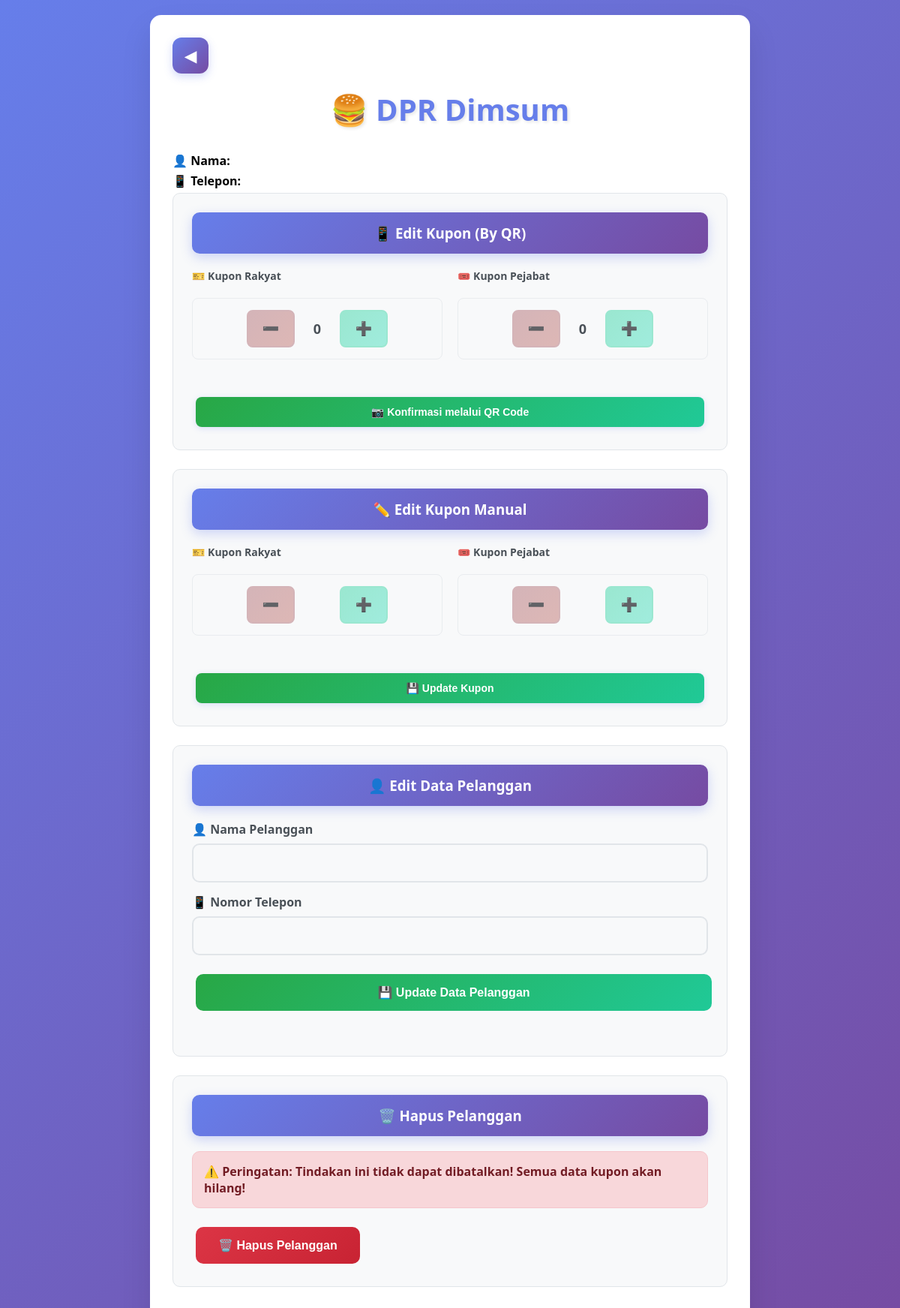
The page /edit_customer/15 on the database as committed earlier.
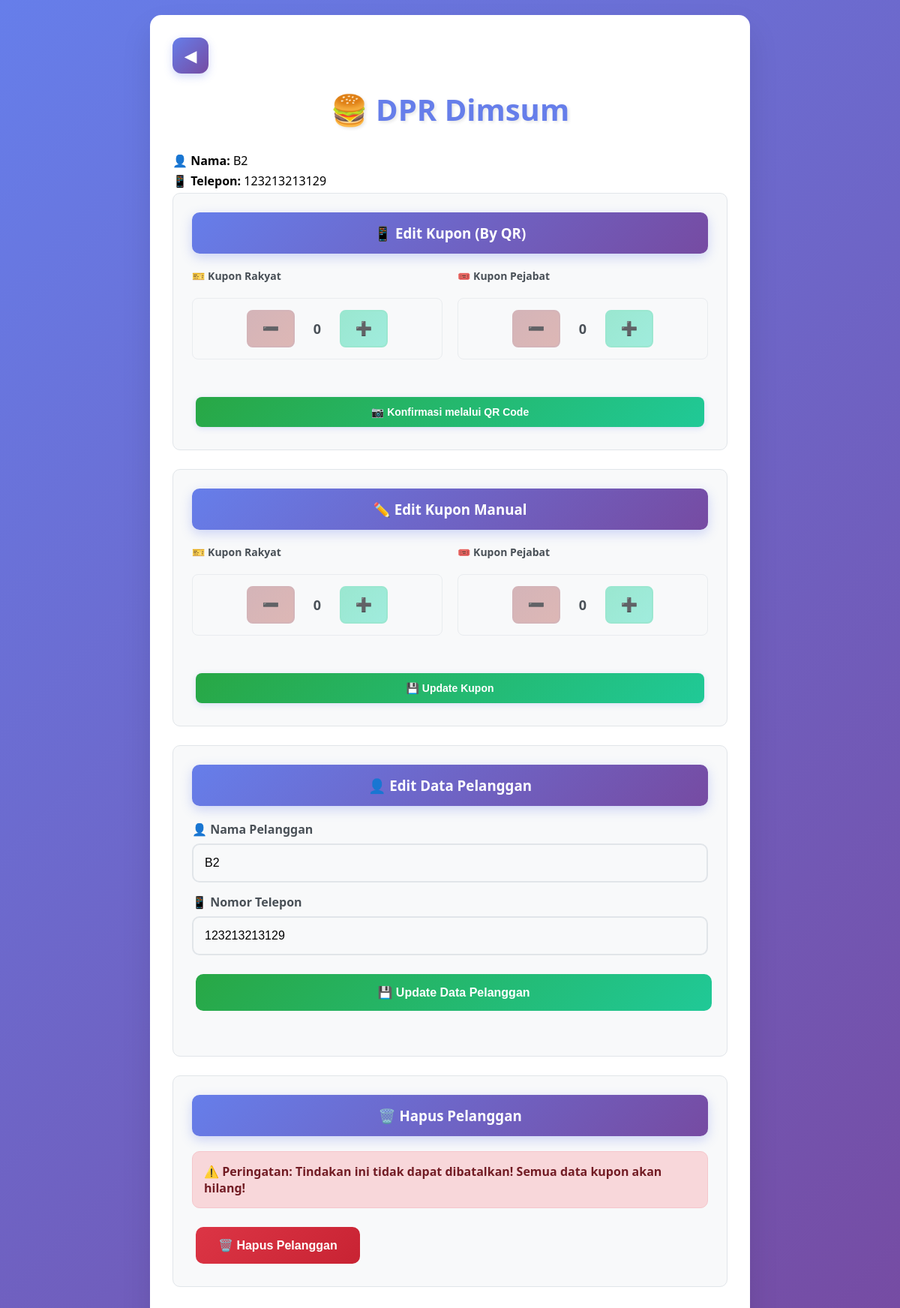
The same page on the database as committed later.
### tables this page shows
CREATE TABLE customers(
        id INTEGER PRIMARY KEY AUTOINCREMENT,
        name TEXT,
        phone TEXT,
        rakyat INTEGER DEFAULT 0,
        pejabat INTEGER DEFAULT 0
    );

### app.py (the view)
@app.route("/edit_customer/<int:id>")
def edit_customer(id):
    db = get_db()
    customer = db.execute("SELECT * FROM customers WHERE id=?", (id,)).fetchone()
    return render_template("edit_customer.html", customer=customer)

### app.py (called while the page is built)
def get_db():
    conn = sqlite3.connect("database.db")
    conn.row_factory = sqlite3.Row
    return conn

### templates/edit_customer.html (shortened to what this page needs)
<!DOCTYPE html>
<html lang="id">
<head>
    <link rel="stylesheet" href="/static/style.css">
</head>
<body>
    <div class="container">
        <div class="back-button-container">
            <a href="javascript:history.back()" class="back-button">
                ◀
            </a>
        </div>
        <h1>🍔 DPR Dimsum</h1>
        <div class="customer-info">
            <p><strong>👤 Nama:</strong> {{customer.name}}</p>
            <p><strong>📱 Telepon:</strong> {{customer.phone}}</p>
        </div>
        <div class="form-section">
            <h3>📱 Edit Kupon (By QR)</h3>
            <form method="post" action="/generate_qr/{{customer.id}}" class="single-row-form">
                <div class="coupon-row">
                    <div class="coupon-item">
                        <label>🎫 Kupon Rakyat</label>
                        <div class="coupon-display">
                            <button type="button" onclick="minusQR('rakyat_qr')">➖</button>
                            <b id="display_rakyat_qr">0</b>
                            <button type="button" onclick="plusQR('rakyat_qr')">➕</button>
                        </div>
                    </div>
                    <div class="coupon-item">
                        <label>🎟️ Kupon Pejabat</label>
                        <div class="coupon-display">
                            <button type="button" onclick="minusQR('pejabat_qr')">➖</button>
                            <b id="display_pejabat_qr">0</b>
                            <button type="button" onclick="plusQR('pejabat_qr')">➕</button>
                        </div>
                    </div>
                    <button type="submit" class="qr-submit-btn">📷 Konfirmasi melalui QR Code</button>
                </div>
            </form>
        </div>
        <div class="form-section">
            <h3>✏️ Edit Kupon Manual</h3>
            <form action="/update_coupon" method="post" class="single-row-form">
                <div class="coupon-row">
                    <div class="coupon-item">
                        <label>🎫 Kupon Rakyat</label>
                        <div class="coupon-display">
                            <button type="button" onclick="minusEdit('rakyat')">➖</button>
                            <b id="display_rakyat">{{customer.rakyat}}</b>
                            <button type="button" onclick="plusEdit('rakyat')">➕</button>
                        </div>
                    </div>
                    <div class="coupon-item">
                        <label>🎟️ Kupon Pejabat</label>
                        <div class="coupon-display">
                            <button type="button" onclick="minusEdit('pejabat')">➖</button>
                            <b id="display_pejabat">{{customer.pejabat}}</b>
                            <button type="button" onclick="plusEdit('pejabat')">➕</button>
                        </div>
                    </div>
                    <button type="submit" class="manual-submit-btn">💾 Update Kupon</button>
                </div>
            </form>
        </div>
        <div class="form-section">
            <h3>👤 Edit Data Pelanggan</h3>
            <form action="/update_customer" method="post">
                <label>👤 Nama Pelanggan</label>
                <input type="text" name="name" value="{{customer.name}}" required>
                <label>📱 Nomor Telepon</label>
                <input type="text" name="phone" value="{{customer.phone}}" required>
                <button type="submit">💾 Update Data Pelanggan</button>
            </form>
        </div>
        <div class="form-section">
            <h3>🗑️ Hapus Pelanggan</h3>
            <div class="warning">
                ⚠️ Peringatan: Tindakan ini tidak dapat dibatalkan! Semua data kupon akan hilang!
            </div>
            <a href="/delete_customer/{{customer.id}}"
                onclick="return confirm('Apakah Anda yakin ingin menghapus pelanggan ini? Semua data kupon akan hilang!')">
                <button class="delete-btn">🗑️ Hapus Pelanggan</button>
            </a>
        </div>
    </div>
</body>
</html>

### static/style.css (style rules this page uses)
* { margin: 0; padding: 0; box-sizing: border-box; }
body { font-family: "Segoe UI", Tahoma, Geneva, Verdana, sans-serif; background: linear-gradient(135deg, #667eea 0%, #764ba2 100%); min-height: 100vh; padding: 20px; }
.container { max-width: 800px; margin: 0 auto; background: white; border-radius: 15px; box-shadow: 0 20px 40px rgba(0, 0, 0, 0.1); padding: 30px; animation: slideIn 0.5s ease-out; }
h1, h2, h3 { color: hsl(0, 48%, 49%); margin-bottom: 20px; font-weight: 600; }
h1 { text-align: center; color: #667eea; font-size: 2.5em; margin-bottom: 30px; text-shadow: 2px 2px 4px rgba(0, 0, 0, 0.1); }
h3 { background: linear-gradient(135deg, #667eea, #764ba2); color: white; padding: 15px; border-radius: 10px; text-align: center; margin-bottom: 20px; box-shadow: 0 5px 15px rgba(102, 126, 234, 0.3); }
form { margin-bottom: 30px; }
input[type="text"], input[type="password"] { width: 100%; padding: 15px; border: 2px solid #e1e5e9; border-radius: 10px; font-size: 16px; margin-bottom: 15px; transition: all 0.3s ease; background: #f8f9fa; }
input[type="text"]:placeholder { color: #adb5bd; }
button { background: linear-gradient(135deg, #667eea, #764ba2); color: white; border: none; padding: 15px 30px; border-radius: 10px; font-size: 16px; font-weight: 600; cursor: pointer; transition: all 0.3s ease; margin: 5px; }
button[type="submit"] { background: linear-gradient(135deg, #28a745, #20c997); width: 100%; margin-top: 10px; }
button.delete-btn { background: linear-gradient(135deg, #dc3545, #c82333); }
.coupon-display { display: flex; align-items: center; justify-content: center; gap: 20px; margin: 20px 0; padding: 20px; background: #f8f9fa; border-radius: 10px; }
.coupon-display b { font-size: 24px; color: #667eea; font-weight: bold; min-width: 50px; text-align: center; }
.coupon-display button { width: 50px; height: 50px; border-radius: 50%; font-size: 20px; display: flex; align-items: center; justify-content: center; }
label { display: block; margin-bottom: 8px; font-weight: 600; color: #495057; }
.customer-info p { margin: 5px 0; color: #; font-size: 16px; }
.warning { background: #f8d7da; color: #721c24; padding: 15px; border-radius: 10px; border: 1px solid #f5c6cb; margin-bottom: 20px; font-weight: 600; }
.form-section { background: #f8f9fa; padding: 25px; border-radius: 10px; margin-bottom: 25px; border: 1px solid #e1e5e9; }

Rows that differ between the two databases and show on the page:
added customers: name "B2", phone "123213213129", rakyat "0", pejabat "0"
